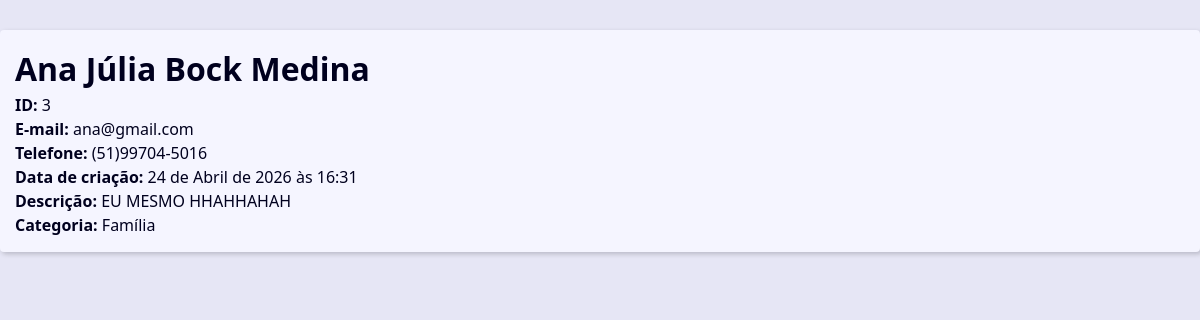
Screenshot of /3/ with the database file from the repository.
### contact/models.py (models this page shows, shortened)
class Contact(models.Model):
    first_name = models.CharField(max_length=50)
    last_name = models.CharField(max_length=50)
    phone = models.CharField(max_length=50)
    email = models.EmailField(max_length=254)
    created_date = models.DateTimeField(auto_now_add=True) #pega a data e hora atual da criação do novo contato
    description = models.TextField(blank=True) #opicional
    show = models.BooleanField(default=True)
    picture = models.ImageField(blank=True, upload_to='pictures/%y/%m/') #na pasta pictures ele cria uma pasta com ano e mês para ficar mais organizado
    category = models.ForeignKey(Category, on_delete=models.SET_NULL, blank=True, null=True) #pode ser CASCADE também
    owner = models.ForeignKey(User, on_delete=models.SET_NULL, blank=True, null=True)

class Category(models.Model):
    class Meta:
        verbose_name_plural = 'Categories'
    name = models.CharField(max_length=50)

### contact/views/contact_views.py (the view)
# urls.py: path('', include('contact.urls'))
def contact(request, contact_id):
    single_contact = get_object_or_404(Contact, id = contact_id, show = True)
    context= {
        'title': 'Contato',
        'contact': single_contact,
    }
    return render(
        request,
        'contact/contact.html',
        context
    )

### contact/templates/contact/contact.html
{% extends 'global/base.html' %}
{% block content %}
    <main class="content">
        <div class="single-contract">
            <h1 class="single-contact-name">{{ contact.first_name }} {{ contact.last_name }}</h1>
            <p><b>ID: </b> {{ contact.id }}</p>
            <p><b>E-mail: </b> {{ contact.email }}</p>
            <p><b>Telefone: </b> {{ contact.phone }}</p>
            <p><b>Data de criação: </b> {{ contact.created_date }}</p>
            <p><b>Descrição: </b> {{ contact.description }}</p>
            <p><b>Categoria: </b> {{ contact.category.name }}</p>
        </div>
    </main>
{% endblock content %}

### base_static/global/css/styles.css (style rules this page uses)
:root { --spacing: 1.5rem; --link-dark-color: rgb(0, 83, 134); --link-light-color: rgb(156, 217, 255); --clr-white: rgb(245, 245, 255); --clr-black: rgb(0, 0, 30); --clr-light-gray: rgb(230, 230, 245); --clr-dark-shadow-5: rgba(0, 0, 10, 5%); --clr-dark-shadow-10: rgba(0, 0, 10, 10%); --clr-dark-shadow-20: rgba(0, 0, 10, 20%); --clr-light-shadow-5: rgba(200, 200, 255, 5%); --clr-light-shadow-10: rgba(200, 200, 255, 10%); --clr-light-shadow-20: rgba(200, 200, 255, 20%); --main-page-width: 120rem; --table-min-width: 60rem; --biggest-font-size: 5rem; --bigger-font-size: 4rem; --big-font-size: 3.2rem; --medium-font-size: 2.4rem; --small-font-size: 1.6rem; --smaller-font-size: 1.4rem; --smallest-font-size: 1.2rem; --transition-fast: 300ms; --transition-medium: 600ms; --transition-slow: 1s; --default-border-radius: 4px; }
*, *::before, *::after { margin: 0; padding: 0; box-sizing: border-box; }
html { font-size: 62.5%; }
body { font-family: system-ui, -apple-system, BlinkMacSystemFont, 'Segoe UI', Roboto, Oxygen, Ubuntu, Cantarell, 'Open Sans', 'Helvetica Neue', sans-serif; line-height: 1.5; font-size: var(--small-font-size); color: var(--clr-black); -webkit-font-smoothing: antialiased; background: var(--clr-light-gray); }
.content { max-width: var(--main-page-width); margin: calc(var(--spacing) * 2) auto; padding: var(--spacing); background: var(--clr-white); box-shadow: 2px 2px 5px var(--clr-dark-shadow-20); border-radius: var(--default-border-radius); }

### rows the page displays
Contact: first_name "Ana Júlia", last_name "Bock Medina", id "3", email "ana@gmail.com", phone "(51)99704-5016", created_date "24 de Abril de 2026 às 16:31", description "EU MESMO HHAHHAHAH", category.name "Família"
